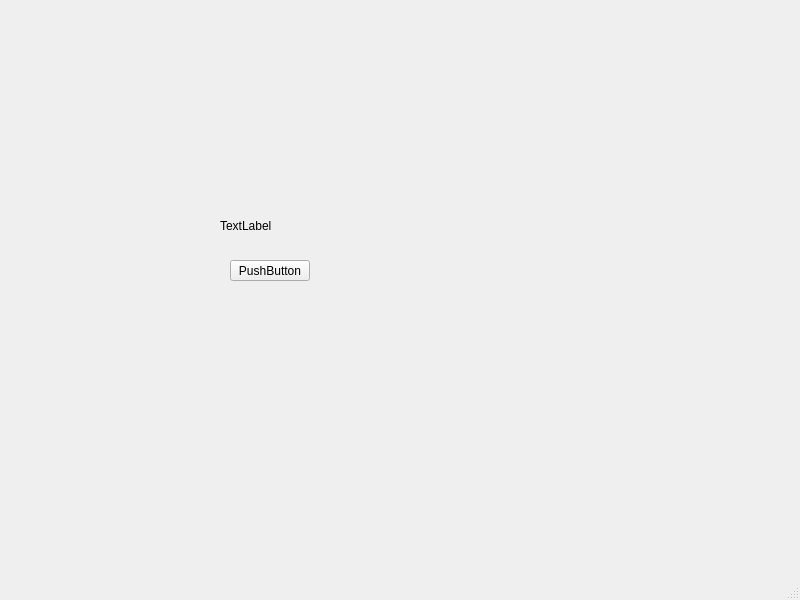
<?xml version="1.0" encoding="UTF-8"?>
<ui version="4.0">
 <class>MainWindow</class>
 <widget class="QMainWindow" name="MainWindow">
  <property name="geometry">
   <rect>
    <x>0</x>
    <y>0</y>
    <width>800</width>
    <height>600</height>
   </rect>
  </property>
  <property name="windowTitle">
   <string>MainWindow</string>
  </property>
  <widget class="QWidget" name="centralwidget">
   <widget class="QPushButton" name="pushButton">
    <property name="geometry">
     <rect>
      <x>230</x>
      <y>260</y>
      <width>80</width>
      <height>21</height>
     </rect>
    </property>
    <property name="text">
     <string>PushButton</string>
    </property>
   </widget>
   <widget class="QLabel" name="label">
    <property name="geometry">
     <rect>
      <x>220</x>
      <y>200</y>
      <width>101</width>
      <height>51</height>
     </rect>
    </property>
    <property name="text">
     <string>TextLabel</string>
    </property>
   </widget>
  </widget>
  <widget class="QMenuBar" name="menubar">
   <property name="geometry">
    <rect>
     <x>0</x>
     <y>0</y>
     <width>800</width>
     <height>20</height>
    </rect>
   </property>
  </widget>
  <widget class="QStatusBar" name="statusbar"/>
 </widget>
 <resources/>
 <connections/>
</ui>
